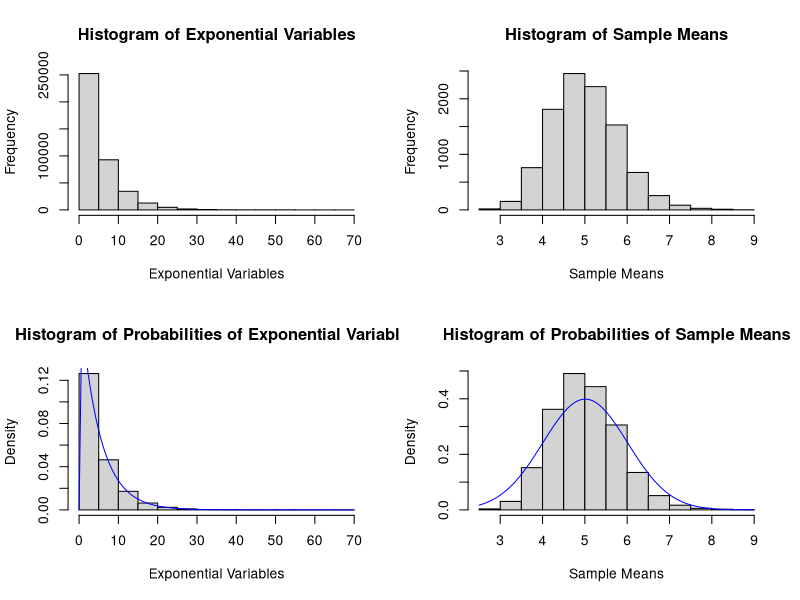

R code for this plot:
## Coursera Data Science Specialization - Statistical Inference
## Project code


## Written by: Michael Gregory
## Date: 07-Nov-2015

##In this (part I) of the project I will investigate the exponential distribution in R and compare it with the Central Limit Theorem. The 
##exponential distribution can be simulated in R with rexp(n, lambda) where lambda is the rate parameter. The mean of exponential distribution 
##is 1/lambda and the standard deviation is also 1/lambda. Set lambda = 0.2 for all of the simulations. I will investigate the distribution 
##of averages of 40 exponentials. I will do a thousand simulations.

##setwd("~/Documents/School/coursera/data science/statistical inference//project")

set.seed(11072015)
setLambda <- .2
simCount <- 10000
varCount <- 40

Exponential.Variables <- NULL
Exponential.Means <- NULL
for (i in 1 : simCount) {
        Exponential.Variables[[i]] <- rexp(varCount, setLambda)
        Exponential.Means <- c(Exponential.Means, mean(Exponential.Variables[[i]]))
}

expDF <- t(as.data.frame(Exponential.Variables))

##Illustrate via simulation and associated explanatory text the properties of the distribution of the mean of 40 exponentials.  You should
##1. Show the sample mean and compare it to the theoretical mean of the distribution.

sampleMean <- mean(unlist(Exponential.Variables))
distMean <- 1/setLambda

##2. Show how variable the sample is (via variance) and compare it to the theoretical variance of the distribution.

distSD <- 1/setLambda
distVar <- distSD^2

sampleSD <- sd(unlist(Exponential.Variables))
sampleVar <- var(unlist(Exponential.Variables))


##3. Show that the distribution is approximately normal.

par(mfrow = c(2,2))
hist(unlist(Exponential.Variables), main = "Histogram of Exponential Variables", xlab = "Exponential Variables")
hist(Exponential.Means, main = "Histogram of Sample Means", xlab = "Sample Means")

hist(unlist(Exponential.Variables), main = "Histogram of Probabilities of Exponential Variables", xlab = "Exponential Variables", prob = TRUE)
curve(dexp(x,setLambda), add=TRUE, col = "blue")

hist(Exponential.Means, main = "Histogram of Probabilities of Sample Means", xlab = "Sample Means", prob = TRUE)
curve(dnorm(x, mean = sampleMean), add=TRUE, col = "blue")

